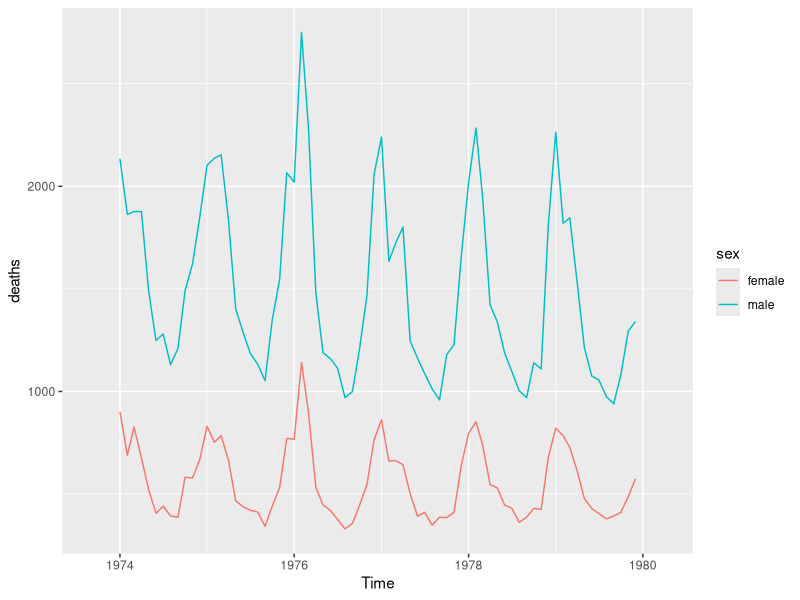

This figure's R source:
library(ggplot2)
tx <- time(mdeaths)
Time <- ISOdate(floor(tx),round(tx%%1 * 12)+1,1,0,0,0)
uk.lung <- rbind(
  data.frame(Time,sex="male",deaths=as.integer(mdeaths)),
  data.frame(Time,sex="female",deaths=as.integer(fdeaths)))
ggplot()+
  geom_line(aes(
    Time, deaths, colour=sex),
    data=uk.lung)+
  xlim(ISOdate(1973,9,1),ISOdate(1980,4,1))
